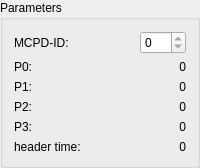
          <widget class="QGroupBox" name="groupBox17">
           <property name="title">
            <string>Parameters</string>
           </property>
           <layout class="QGridLayout">
            <item row="1" column="0">
             <widget class="QLabel" name="textLabel1_3">
              <property name="text">
               <string>P0:</string>
              </property>
              <property name="wordWrap">
               <bool>false</bool>
              </property>
             </widget>
            </item>
            <item row="2" column="0">
             <widget class="QLabel" name="textLabel1_3_3">
              <property name="text">
               <string>P1:</string>
              </property>
              <property name="wordWrap">
               <bool>false</bool>
              </property>
             </widget>
            </item>
            <item row="3" column="0">
             <widget class="QLabel" name="textLabel1_3_4">
              <property name="text">
               <string>P2:</string>
              </property>
              <property name="wordWrap">
               <bool>false</bool>
              </property>
             </widget>
            </item>
            <item row="4" column="0">
             <widget class="QLabel" name="textLabel1_3_5">
              <property name="text">
               <string>P3:</string>
              </property>
              <property name="wordWrap">
               <bool>false</bool>
              </property>
             </widget>
            </item>
            <item row="1" column="1" colspan="2">
             <widget class="QLabel" name="param0">
              <property name="text">
               <string>&lt;p align=&quot;right&quot;&gt;0&lt;/p&gt;</string>
              </property>
              <property name="wordWrap">
               <bool>false</bool>
              </property>
             </widget>
            </item>
            <item row="2" column="1" colspan="2">
             <widget class="QLabel" name="param1">
              <property name="text">
               <string>&lt;p align=&quot;right&quot;&gt;0&lt;/p&gt;</string>
              </property>
              <property name="wordWrap">
               <bool>false</bool>
              </property>
             </widget>
            </item>
            <item row="4" column="1" colspan="2">
             <widget class="QLabel" name="param3">
              <property name="text">
               <string>&lt;p align=&quot;right&quot;&gt;0&lt;/p&gt;</string>
              </property>
              <property name="wordWrap">
               <bool>false</bool>
              </property>
             </widget>
            </item>
            <item row="0" column="2">
             <widget class="MCPDSpinBox" name="paramId">
              <property name="enabled">
               <bool>true</bool>
              </property>
              <property name="maximum">
               <number>0</number>
              </property>
             </widget>
            </item>
            <item row="3" column="1" colspan="2">
             <widget class="QLabel" name="param2">
              <property name="text">
               <string>&lt;p align=&quot;right&quot;&gt;0&lt;/p&gt;</string>
              </property>
              <property name="wordWrap">
               <bool>false</bool>
              </property>
             </widget>
            </item>
            <item row="5" column="1" colspan="2">
             <widget class="QLabel" name="hTimeText">
              <property name="text">
               <string>0</string>
              </property>
              <property name="alignment">
               <set>Qt::AlignRight|Qt::AlignTrailing|Qt::AlignVCenter</set>
              </property>
              <property name="wordWrap">
               <bool>false</bool>
              </property>
             </widget>
            </item>
            <item row="5" column="0">
             <widget class="QLabel" name="textLabel1_2_3_2">
              <property name="text">
               <string>header time:</string>
              </property>
              <property name="wordWrap">
               <bool>false</bool>
              </property>
             </widget>
            </item>
            <item row="0" column="0" colspan="2">
             <widget class="QLabel" name="textLabel1_3_6">
              <property name="text">
               <string>MCPD-ID:</string>
              </property>
              <property name="wordWrap">
               <bool>false</bool>
              </property>
             </widget>
            </item>
           </layout>
          </widget>
